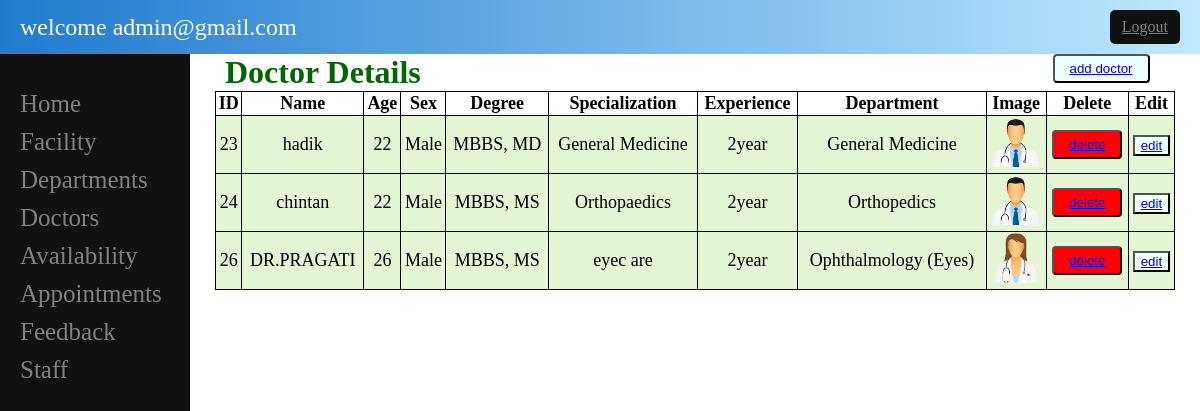
The page /admin/doctors.php (signed in) on the database its author committed.
### tables this page shows
CREATE TABLE `doctor` (
  `doctor_id` int(11) NOT NULL,
  `doctor_name` varchar(30) NOT NULL,
  `doctor_image` varchar(50) NOT NULL,
  `department_id` int(11) NOT NULL,
  `doctor_experience` varchar(30) NOT NULL,
  `doctor_degree` varchar(50) NOT NULL,
  `doctor_specialities` varchar(30) NOT NULL,
  `doctor_gender` varchar(6) NOT NULL,
  `doctor_age` int(2) NOT NULL
);

CREATE TABLE `department` (
  `department_id` int(11) NOT NULL,
  `department_name` varchar(30) NOT NULL,
  `department_logo` varchar(255) NOT NULL
);

### admin/doctors.php (the view, shortened to what this page needs)
<!DOCTYPE html>
<html lang="en">
<head>
<body>
    <?php
    include 'sidebar.php';
    ?>
    <main>
                    <h1>Doctor Details </h1><button class="add"><a href="add_doctor.php">add doctor</a></button>
                                <table >
                                    <thead>
                                        <tr>
                                            <th>ID</th>
                                            <th>Name</th>
                                            <th>Age</th>
                                            <th>Sex</th>
                                            <th>Degree</th>
                                            <th>Specialization</th>
                                            <th>Experience</th>
                                            <th>Department</th>
                                            <th>Image</th>
                                            <th>Delete</th>
                                            <th>Edit</th>
                                        </tr>
                                    </thead>
                                    <tbody>
                                        <?php
                                        require_once('../inc/connection.php');
                                        $select_doctor = "SELECT * FROM doctor";
                                        $run_doctor = mysqli_query($conn,$select_doctor);
                                        while ($row_doctor = mysqli_fetch_array($run_doctor)){
                                         $doctor_id = $row_doctor['doctor_id'];
                                         $doctor_age =  $row_doctor['doctor_age'];
                                         $doctor_gender =  $row_doctor['doctor_gender'];
                                         $doctor_degree =  $row_doctor['doctor_degree'];
                                         $doctor_specialities =  $row_doctor['doctor_specialities'];
                                         $doctor_experience =  $row_doctor['doctor_experience'];
                                         $department_id = $row_doctor['department_id'];
                                         $doctor_name = $row_doctor['doctor_name'];
                                         $doctor_image = $row_doctor['doctor_image'];
                                         $select_department = "SELECT * FROM department WHERE department_id='$department_id'";
                                         $run_department = mysqli_query($conn,$select_department);
                                                $row_department = mysqli_fetch_array($run_department);
                                                $department_name = $row_department['department_name'];
                                        ?>
                                       <tr>
                                        <td><?php echo $doctor_id;?></td>
                                        <td><?php echo $doctor_name;?></td>
                                        <td><?php echo $doctor_age;?></td>
                                        <td><?php echo $doctor_gender;?></td>
                                        <td><?php echo $doctor_degree;?></td>
                                        <td><?php echo $doctor_specialities;?></td>
                                        <td><?php echo $doctor_experience;?></td>
                                        <td><?php echo $department_name;?></td>
                                        <td><img src="upload/<?php echo $doctor_image;?>"height="50px"></td>
                                        <td ><button class="red"><a href="doctors.php?del=<?php echo $doctor_id ;?>" onclick="return confirm('Are you sure you want to delete this doctor?')" >delete</a></button></td>
                                        <td ><button class="green"><a href="edit_doctor.php?edit=<?php echo $doctor_id?>">edit</a></button></td>
                                       </tr>
                                       <?php }?>
                                    </tbody>
                                </table>
    </main>
</body>
</html>

### admin/doctors.php (style rules this page uses)
table { margin: 0 auto; font-size: large; border: 1px solid black; width:95%; border-collapse:collapse; }
h1 { margin-left:35px; color: #006600; display:inline; }
td { background-color: #E4F5D4; border: 1px solid black; }
th, td { font-weight: bold; border: 1px solid black; text-align: center; }
td { font-weight: lighter; }
.red { background-color:red; border-radius:4px; padding:5px 15px; }
.green { background-color:azure; }
.add { background-color:azure; border-radius:4px; padding:5px 15px; float:right; margin-right:5%; }

### admin/sidebar.php (style rules this page uses)
body { margin: 0; padding: 0; }
main { margin-left: 190px; top:0; }

### rows shown on the page
doctor: doctor_id "23", doctor_name "hadik", doctor_age "22", doctor_gender "Male", doctor_degree "MBBS, MD", doctor_specialities "General Medicine", doctor_experience "2year", department.department_name "General Medicine", doctor_image (picture)
doctor: doctor_id "24", doctor_name "chintan", doctor_age "22", doctor_gender "Male", doctor_degree "MBBS, MS", doctor_specialities "Orthopaedics", doctor_experience "2year", department.department_name "Orthopedics", doctor_image (picture)
doctor: doctor_id "26", doctor_name "DR.PRAGATI", doctor_age "26", doctor_gender "Male", doctor_degree "MBBS, MS", doctor_specialities "eyec are", doctor_experience "2year", department.department_name "Ophthalmology (Eyes)", doctor_image (picture)

### other values the page prints
$_SESSION[email] "admin@gmail.com"
